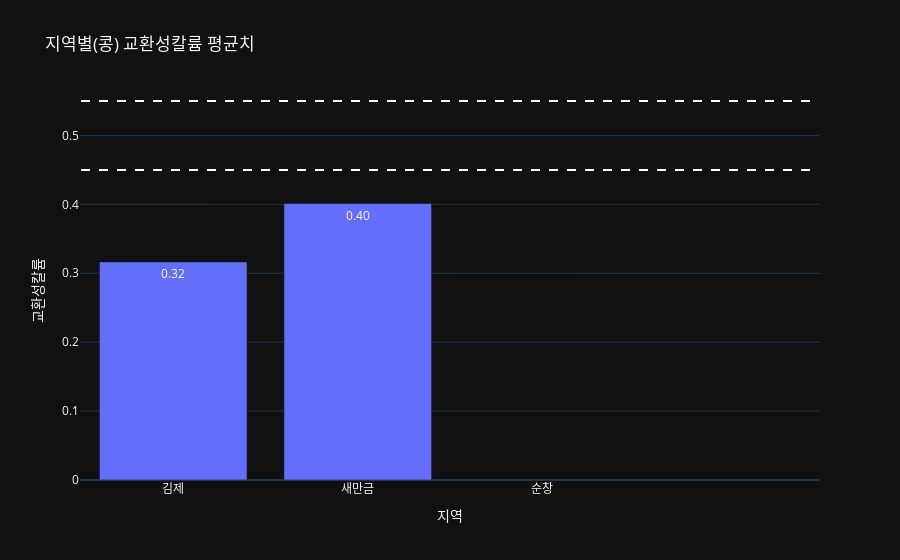

Notebook code for this chart:
### Code cell
#교환성 칼륨
fig_k = px.bar(stats_table_bean, x='지역', y='교환성칼륨', text_auto='.2f', title='지역별(콩) 교환성칼륨 평균치')
fig_k.add_shape(
    type='line',
    x0=-0.5,
    x1=3.5,
    y0=0.45,
    y1=0.45,
    line=dict(color="white", width=2, dash='dash'),
    name='적정 하한'
)

fig_k.add_shape(
    type='line',
    x0=-0.5,
    x1=3.5,
    y0=0.55,
    y1=0.55,
    line=dict(color="white", width=2, dash='dash'),
    name='적정 상한'
)

fig_k.update_traces(textposition='inside')

fig_k.show()

### Figure 1 — Plotly figure (JSON) as saved in the notebook; plotly's stock layout.template omitted (floating-point values rounded to 4 significant figures)
{"data": [{"hovertemplate": "지역=%{x}<br>교환성칼륨=%{y}<extra></extra>", "legendgroup": "", "marker": {"color": "#636efa", "pattern": {"shape": ""}}, "name": "", "orientation": "v", "showlegend": false, "textposition": "inside", "texttemplate": "%{y:.2f}", "x": ["김제", "새만금", "순창"], "xaxis": "x", "y": [0.3165, 0.4011, NaN], "yaxis": "y", "type": "bar"}], "layout": {"xaxis": {"anchor": "y", "domain": [0.0, 1.0], "title": {"text": "지역"}}, "yaxis": {"anchor": "x", "domain": [0.0, 1.0], "title": {"text": "교환성칼륨"}}, "legend": {"tracegroupgap": 0}, "title": {"text": "지역별(콩) 교환성칼륨 평균치"}, "barmode": "relative", "shapes": [{"line": {"color": "white", "dash": "dash", "width": 2}, "name": "적정 하한", "type": "line", "x0": -0.5, "x1": 3.5, "y0": 0.45, "y1": 0.45}, {"line": {"color": "white", "dash": "dash", "width": 2}, "name": "적정 상한", "type": "line", "x0": -0.5, "x1": 3.5, "y0": 0.55, "y1": 0.55}]}}
